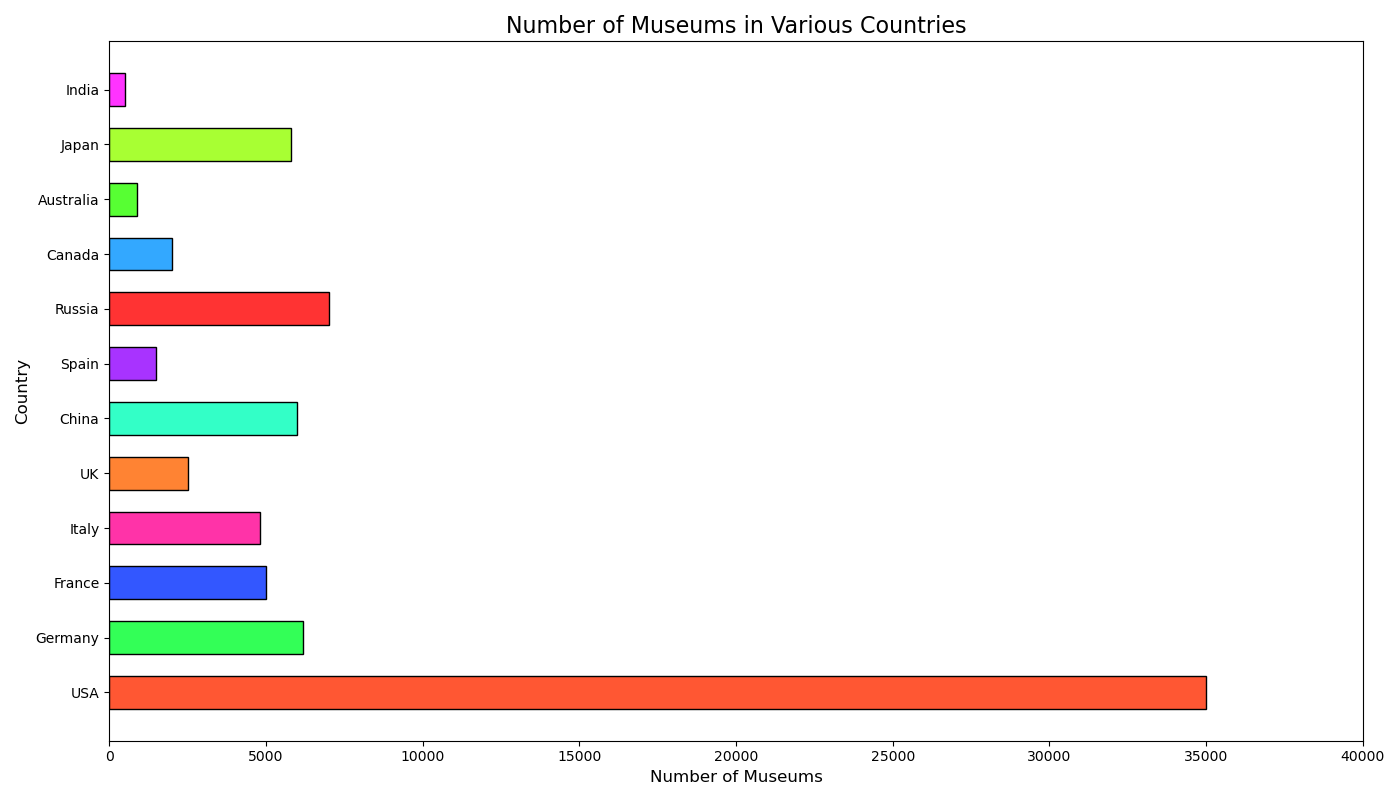

Recreate this plot in Python.

import matplotlib.pyplot as plt

countries = ['USA', 'Germany', 'France', 'Italy', 'UK', 'China', 'Spain', 'Russia', 'Canada', 'Australia', 'Japan', 'India']
number_of_museums = [35000, 6200, 5000, 4800, 2500, 6000, 1500, 7000, 2000, 900, 5800, 500]

colors = ['#FF5733', '#33FF57', '#3357FF', '#FF33A8', '#FF8333', '#33FFC7', '#A833FF', '#FF3333', '#33A8FF', '#57FF33', '#A8FF33', '#FF33FF']

plt.figure(figsize=(14, 8))
plt.barh(countries, number_of_museums, color=colors, edgecolor='black', height=0.6)

plt.xlabel('Number of Museums', fontsize=12)
plt.ylabel('Country', fontsize=12)
plt.title('Number of Museums in Various Countries', fontsize=16)
plt.xlim(0, 40000)

plt.tight_layout()
plt.show()
